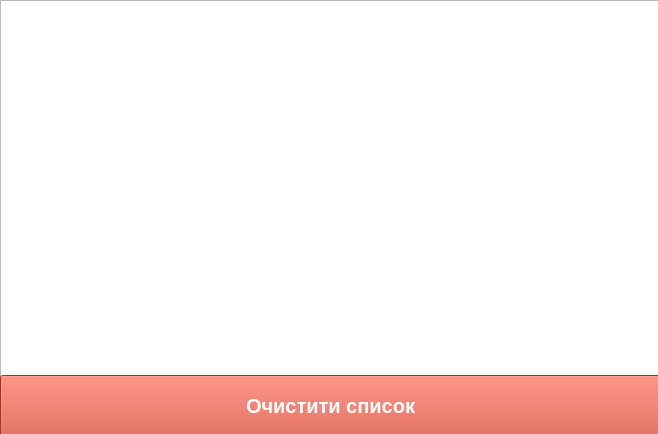
<?xml version="1.0" encoding="UTF-8"?>
<ui version="4.0">
 <class>CleanerCompletedTasks</class>
 <widget class="QWidget" name="CleanerCompletedTasks">
  <property name="geometry">
   <rect>
    <x>0</x>
    <y>0</y>
    <width>658</width>
    <height>434</height>
   </rect>
  </property>
  <property name="windowTitle">
   <string>Form</string>
  </property>
  <property name="windowIcon">
   <iconset resource="resource.qrc">
    <normaloff>:/rec/Picture/list.png</normaloff>:/rec/Picture/list.png</iconset>
  </property>
  <widget class="QListView" name="listViewForDoneTask">
   <property name="geometry">
    <rect>
     <x>0</x>
     <y>0</y>
     <width>661</width>
     <height>381</height>
    </rect>
   </property>
   <property name="styleSheet">
    <string notr="true">font-size:20px;
font-weight:700;
font-family: Georgia, serif;
font-style: italic;</string>
   </property>
  </widget>
  <widget class="QPushButton" name="clearList">
   <property name="geometry">
    <rect>
     <x>0</x>
     <y>375</y>
     <width>661</width>
     <height>62</height>
    </rect>
   </property>
   <property name="cursor">
    <cursorShape>PointingHandCursor</cursorShape>
   </property>
   <property name="styleSheet">
    <string notr="true">/*display: inline-block;
font-size:20px;
  color: white;
  font-weight: 700;
  text-decoration: none;
  user-select: none;

  outline: none;
  border: 2px solid;
  border-radius: 1px;
  transition: 0.2s;
background-color:#b8b8b8;*/
color: #fff; /* цвет текста */
  text-decoration: none; /* убирать подчёркивание у ссылок */
  user-select: none; /* убирать выделение текста */
  background: rgb(212,75,56); /* фон кнопки */
  padding: .7em 1.5em; /* отступ от текста */
  outline: none; /* убирать контур в Mozilla */
font-weight:900;
font-size:20px;</string>
   </property>
   <property name="text">
    <string>Очистити список</string>
   </property>
  </widget>
 </widget>
 <resources>
  <include location="resource.qrc"/>
 </resources>
 <connections/>
</ui>
